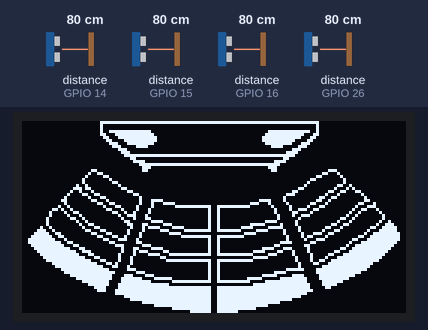
Bench run of a program on a simulated ESP32. On the bench: 128×64 one-colour display. Wiring (inferred from the names in the program): 4 × ultrasonic range finder: trigger GPIO 0, echo GPIO 16 / trigger GPIO 2, echo GPIO 14 / trigger GPIO 12, echo GPIO 26 / trigger GPIO 13, echo GPIO 15. The inputs (shaded band) are chosen by the test bench; at power-on: distance to the obstacle (sensors on GPIO 14, GPIO 16, GPIO 15, GPIO 26) 80 cm. The echo pulse lasts 58.3 µs per cm; the display library's start-up logo is not drawn; what the program prints to the serial monitor is not drawn.

Above: at 3.2 s.
3.3 s: distance to the obstacle (sensor on GPIO 14) set to 117 cm
At 4.4 s:
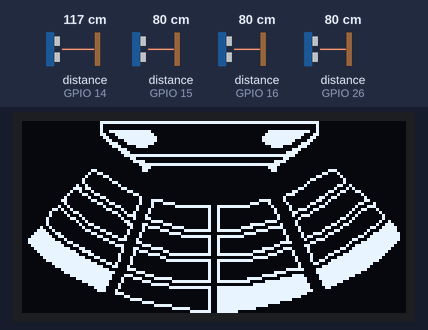
4.9 s: distance to the obstacle (sensor on GPIO 14) set to 123 cm
7.0 s: distance to the obstacle (sensor on GPIO 16) set to 2 cm
At 8.0 s:
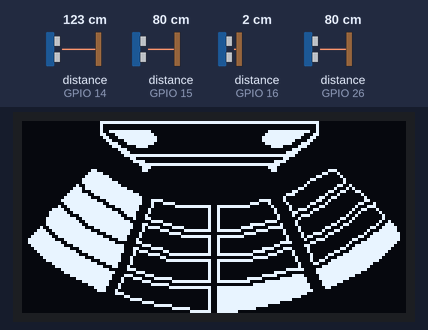
8.7 s: distance to the obstacle (sensor on GPIO 15) set to 2 cm
At 9.5 s:
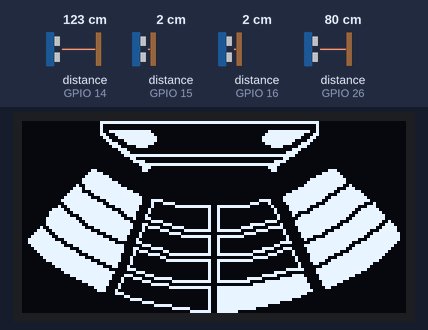
10.2 s: distance to the obstacle (sensor on GPIO 26) set to 2 cm
At 11.4 s:
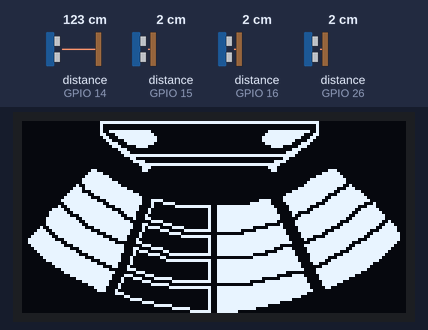
11.7 s: distance to the obstacle (sensor on GPIO 15) set to 18 cm
At 12.1 s:
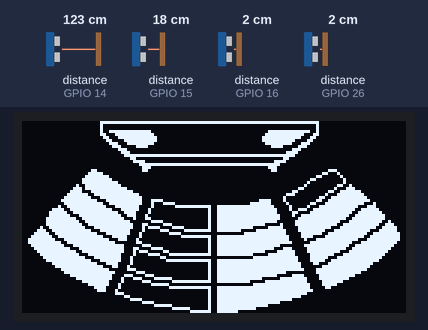
Timing chart, 0 to 14.2 s (numbered marks = the images above; inputs shaded):
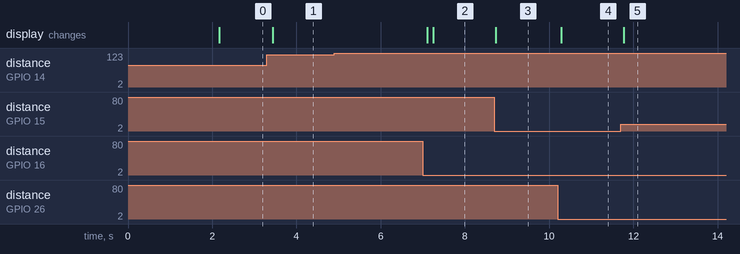

Measured:
- after the input at 3.3 s, the display: changes after 0.13 s (image 1)
- after the input at 4.9 s, every drawn part: stays the same
- after the input at 7.0 s, the display: first changes after 0.10 s (image 2 shows a later state)
- after the input at 8.7 s, the display: changes at once (image 3)
- after the input at 10.2 s, the display: changes after 0.09 s (image 4)
- after the input at 11.7 s, the display: changes after 0.07 s (image 5)

The program:

main.cpp
```cpp
// Espressif ESP32-WROOM-32 with built-in 0.96" OLED
// 4 ultrasonic HC-SR04 Sensors
// Parking system
// Akseli Marjanen 2023

#include <Arduino.h>
#include "Wire.h"
#include "Adafruit_GFX.h"
#include "Adafruit_SSD1306.h"
#include "freertos/FreeRTOS.h"
#include "files.h"

#define SCREEN_WIDTH 128
#define SCREEN_HEIGHT 64

#define OLED_ADDR 0x3c
#define NUMBER_OF_SENSORS 4

#define echoPin1 16
#define echoPin2 14
#define echoPin3 26
#define echoPin4 15
#define trigPin1 0
#define trigPin2 2
#define trigPin3 12
#define trigPin4 13

Adafruit_SSD1306 display(SCREEN_WIDTH, SCREEN_HEIGHT, &Wire, -1);

int get_distance(int, int);
void emptyLayer();

// steps are sensors steps how near object is
const uint8_t step1 = 80;
const uint8_t step2 = 50;
const uint8_t step3 = 30;
const uint8_t step4 = 10;

void setup()
{
  Serial.begin(115200);
  // Start I2C Communication SDA = 5 and SCL = 4 on Wemos Lolin32 ESP32 with built-in SSD1306 OLED
  Wire.begin(5, 4);

  pinMode(echoPin1, INPUT);
  pinMode(echoPin2, INPUT);
  pinMode(echoPin3, INPUT);
  pinMode(echoPin4, INPUT);
  pinMode(trigPin1, OUTPUT);
  pinMode(trigPin2, OUTPUT);
  pinMode(trigPin3, OUTPUT);
  pinMode(trigPin4, OUTPUT);

  if (!display.begin(SSD1306_SWITCHCAPVCC, OLED_ADDR, false, false))
  {
    Serial.println(F("SSD1306 allocation failed"));
    for (;;)
      ;
  }
  display.display();
  delay(2000);
}

void loop()
{
  display.clearDisplay();
  emptyLayer();

  // get distances from all sensors
  double dist1 = get_distance(trigPin1, echoPin1);
  delayMicroseconds(2);
  double dist2 = get_distance(trigPin2, echoPin2);
  delayMicroseconds(2);
  double dist3 = get_distance(trigPin3, echoPin3);
  delayMicroseconds(2);
  double dist4 = get_distance(trigPin4, echoPin4);

/*
  Serial.printf("Etaisyys 1: %s\n", String(dist1));
  Serial.printf("Etaisyys 2: %s\n", String(dist2));
  Serial.printf("Etaisyys 3: %s\n", String(dist3));
  Serial.printf("Etaisyys 4: %s\n", String(dist4));
*/
  double distances[] = {dist1, dist2, dist3, dist4};

  // check each sensor values and compare it to steps. Bitmap[i+n] is offset because drawBitmap compares it via distances[] values

  for (int i = 0; i < NUMBER_OF_SENSORS; i++)
  {
    if (distances[i] <= step1)
    {
      display.drawBitmap(bitmaps[i].x, bitmaps[i].y, bitmaps[i].bitmap_on, bitmaps[i].width, bitmaps[i].height, 1);
    }
    if (distances[i] <= step2)
    {
      display.drawBitmap(bitmaps[i + 4].x, bitmaps[i + 4].y, bitmaps[i + 4].bitmap_on, bitmaps[i + 4].width, bitmaps[i + 4].height, 1);
    }
    if (distances[i] <= step3)
    {
      display.drawBitmap(bitmaps[i + 8].x, bitmaps[i + 8].y, bitmaps[i + 8].bitmap_on, bitmaps[i + 8].width, bitmaps[i + 8].height, 1);
    }
    if (distances[i] <= step4)
    {
      display.drawBitmap(bitmaps[i + 12].x, bitmaps[i + 12].y, bitmaps[i + 12].bitmap_on, bitmaps[i + 12].width, bitmaps[i + 12].height, 1);
    }
  }

  display.display();
  vTaskDelay(50 / portTICK_PERIOD_MS);
}

void emptyLayer()
{
  display.drawBitmap(26, 0, bitmap_car, 73, 17, 1);

  display.drawBitmap(2, 34, bitmap_sensor_1a_off, 29, 23, 1);
  display.drawBitmap(8, 28, bitmap_sensor_1b_off, 27, 22, 1);
  display.drawBitmap(13, 21, bitmap_sensor_1c_off, 24, 19, 1);
  display.drawBitmap(20, 16, bitmap_sensor_1d_off, 20, 17, 1);

  display.drawBitmap(31, 51, bitmap_sensor_2a_off, 32, 13, 1);
  display.drawBitmap(35, 42, bitmap_sensor_2b_off, 28, 12, 1);
  display.drawBitmap(38, 34, bitmap_sensor_2c_off, 25, 11, 1);
  display.drawBitmap(41, 26, bitmap_sensor_2d_off, 22, 11, 1);

  display.drawBitmap(65, 51, bitmap_sensor_3a_off, 32, 13, 1);
  display.drawBitmap(65, 42, bitmap_sensor_3b_off, 29, 12, 1);
  display.drawBitmap(65, 34, bitmap_sensor_3c_off, 25, 11, 1);
  display.drawBitmap(65, 26, bitmap_sensor_3d_off, 21, 11, 1);

  display.drawBitmap(98, 33, bitmap_sensor_4a_off, 28, 23, 1);
  display.drawBitmap(94, 27, bitmap_sensor_4b_off, 27, 21, 1);
  display.drawBitmap(91, 21, bitmap_sensor_4c_off, 25, 19, 1);
  display.drawBitmap(87, 16, bitmap_sensor_4d_off, 21, 16, 1);
}
```

distance.cpp
```cpp
#include "Wire.h"
#include <Arduino.h>

#define BUFF_SIZE 10000
#define MAX_DIST 120
#define MIN_DIST 2

int get_distance(int trigPin, int echoPin)
{
  // variable declaration
  double distance = 0.0;
  double temp = 0.0;
  const double default_meas = 4.0;

  double i = 0.0;
  double meas = default_meas;

  // get distance from sensor
  for (int i = 0; i < default_meas; i++)
  {
    digitalWrite(trigPin, LOW);
    delayMicroseconds(2);
    digitalWrite(trigPin, HIGH);
    delayMicroseconds(10);
    digitalWrite(trigPin, LOW);

    long duration = pulseIn(echoPin, HIGH, BUFF_SIZE);

    temp = duration / 58;

    // Serial.printf("meas: %s\n", String(meas));

    // Keep range between MAX and MIN
    if (temp > MAX_DIST || temp < MIN_DIST)
    {
      // Ignore data if meas is some random numbers
      meas = meas - 1.0;
    }
    else
      // Add temp to distance total count
      distance = distance + temp;
    // Serial.printf("distance value:\t %s meas: %s\n", String(distance), String(meas));
  }
  // if meas under 1, return default values to avoid disinformation
  if (meas < 1)
  {
    Serial.println("distance measure failed!");
    return MAX_DIST + 1.0;
  }
  // calc avg to return
  double avg_distance = distance / meas;
  // Serial.printf("avg distance: %s cm\n", String(average_distance));
  return avg_distance;
}
```

Source omitted: files.h (data table, 16214 bytes)
